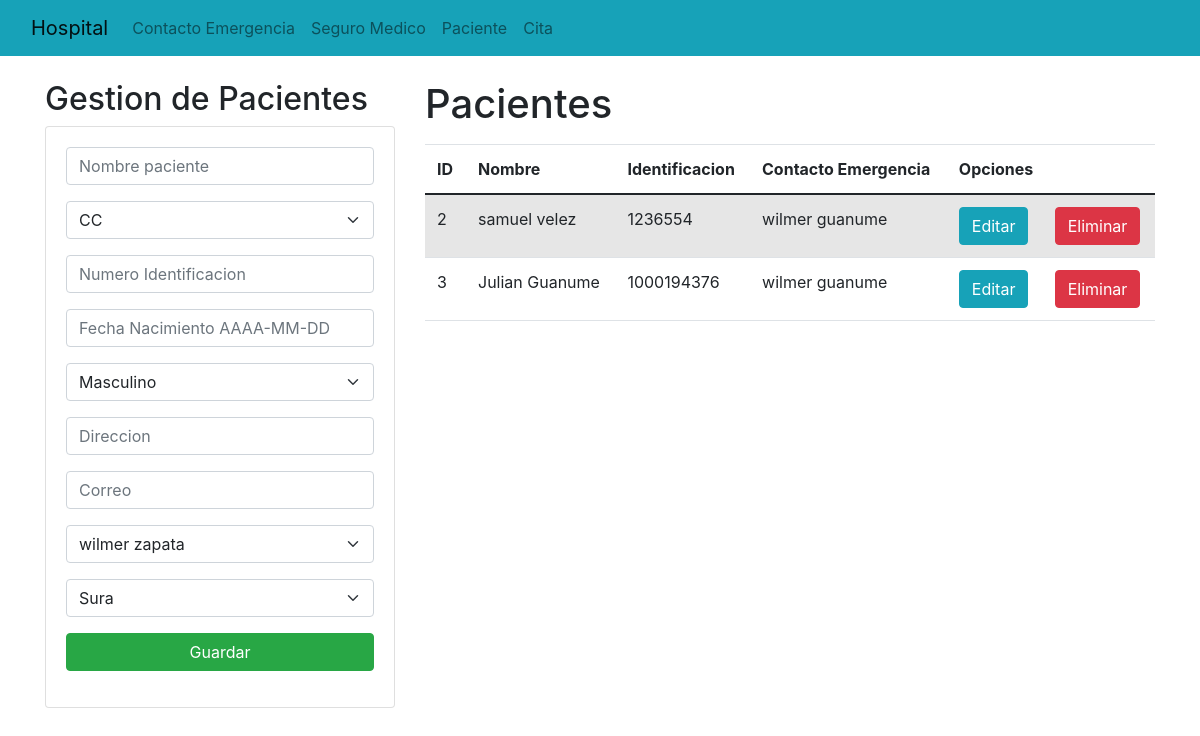
The app's page /pacientes/ with its own data.
### Menus/models.py (models this page shows, shortened)
class paciente (models.Model):
    idPaciente = models.AutoField(primary_key=True)
    tipoIdentificacion = models.CharField(max_length=50, blank=False, choices=tipo_identificacion)
    nombrePaciente = models.CharField(max_length=100, default='ValorPredeterminado')
    numeroIdentificacion = models.CharField(max_length=50, blank=False)
    fecha_nacimiento = models.DateField(blank=False)
    generoPaciente = models.CharField(max_length=50, blank=False, choices=genero)
    direccionPaciente = models.CharField(max_length=100, blank=False)
    correoPaciente = models.EmailField(max_length=70, blank=False)
    id_contactoEmergencia = models.CharField(max_length=50, blank=False)
    id_seguroMedico = models.CharField(max_length=50, blank=False)

### Menus/views.py (the view)
# urls.py: path('pacientes/', views.pacientes, name='pacientes'),
def pacientes(request):
    pacientes = paciente.objects.all()
    contactos = contacto_emergencia.objects.all()
    seguros = seguro_medico.objects.all()
    return render(request, "pacientes.html", {"pacientes" : pacientes, "contactos" : contactos,"seguros":seguros })

### Menus/Templates/pacientes.html (shortened to what this page needs)
<!DOCTYPE html>
<html lang="en">
<head>
  <link href="https://cdn.jsdelivr.net/npm/bootstrap@5.0.2/dist/css/bootstrap.min.css" rel="stylesheet">
  <link rel="stylesheet" href="https://cdn.jsdelivr.net/npm/bootstrap@4.5.3/dist/css/bootstrap.min.css">
    <link rel="stylesheet" href="https://cdnjs.cloudflare.com/ajax/libs/bootstrap-datepicker/1.9.0/css/bootstrap-datepicker.min.css">
    <link rel="stylesheet" href="https://cdnjs.cloudflare.com/ajax/libs/font-awesome/4.7.0/css/font-awesome.min.css">
</head>
<body>
  <nav class="navbar navbar-expand-lg navbar-light bg-info">
    <div class="container-fluid">
      <a class="navbar-brand" href="#">Hospital</a>
      <div class="collapse navbar-collapse" id="navbarNav">
        <ul class="navbar-nav">
          <li class="nav-item">
            <a class="nav-link" href="{% url 'contactoEmergencia' %}">Contacto Emergencia</a>
          </li>
          <li class="nav-item">
            <a class="nav-link" href="{% url 'seguros' %}">Seguro Medico</a>
          </li>
          <li class="nav-item">
            <a class="nav-link" href="{% url 'pacientes' %}">Paciente</a>
          </li>
          <li class="nav-item">
            <a class="nav-link" href="{% url 'citas' %}">Cita</a>
          </li>
        </ul>
      </div>
    </div>
  </nav>
  <div class="container py-4">
    <div class="row">
        <div class="col-sm-12 col-md-6 col-lg-4 col-xl-4">
            <h2>Gestion de Pacientes</h2>
            <div class="card">
                <div class="card-body">
                    <form action="registrarPaciente/" method="POST">{% csrf_token %}
                        <div class="form-group">
                            <input type="text" id="txtNombrePaciente" name="txtNombrePaciente" class="form-control" placeholder="Nombre paciente" required>
                        </div>
                        <div class="form-group">
                          <select class="form-select" aria-label="Default select example" id="txtTipoIdentificacion"  name="txtTipoIdentificacion" >
                            <option value="CC">CC</option>
                          </select>
                        </div>
                        <div class="form-group">
                            <input type="text" id="txtIdentificacion" name="txtIdentificacion" class="form-control" placeholder="Numero Identificacion" required>
                        </div>
                        <div class="form-group">
                        <input type="text" id="txtNacimiento" name="txtNacimiento" class="form-control" placeholder="Fecha Nacimiento AAAA-MM-DD" required>
                        </div>
                        <div class="form-group">
                            <select class="form-select" aria-label="Default select example" id="txtGenero"  name="txtGenero" >
                              <option value="Masculino">Masculino</option>
                            </select>
                        </div>
                        <div class="form-group">
                            <input type="text" id="txtDireccion" name="txtDireccion" class="form-control" placeholder="Direccion" required>
                        </div>
                        <div class="form-group">
                            <input type="text" id="txtCorreo" name="txtCorreo" class="form-control" placeholder="Correo" required>
                        </div>
                        <div class="form-group">
                            <select class="form-select" aria-label="Default select example" id="txtIdContactoEmergencia"  name="txtIdContactoEmergencia" >
                              {% for c in contactos %}
                              <option value="{{c.NombreContactoEmergencia}}">{{c.NombreContactoEmergencia}}</option>
                              {% endfor %}
                            </select>
                        </div>
                        <div class="form-group">
                            <select class="form-select" aria-label="Default select example" id="txtIdSeguro"  name="txtIdSeguro" >
                              {% for s in seguros %}
                              <option value="{{s.nombreCompañia}}">{{s.nombreCompañia}}</option>
                              {% endfor %}
                            </select>
                        </div>
                        <div class="form-group">
                            <button type="submit" class="btn btn-success btn-block text-white">Guardar</button>
                        </div>
                    </form>
                </div>
            </div>
        </div>
        <div class="col-sm-12 col-md-6 col-lg-8 col-xl-8">
            <h1>Pacientes</h1>
            <div class="table-responsive py-2">
                <table class="table table-striped">
                    <thead>
                        <tr>
                            <th>ID</th>
                            <th>Nombre</th>
                            <th>Identificacion</th>
                            <th>Contacto Emergencia</th>
                            <th colspan="2">Opciones</th>
                        </tr>
                    </thead>
                    <tbody>
                        {% for p in pacientes %}
                        <tr>
                            <td>{{p.idPaciente}} </td>
                            <td>{{p.nombrePaciente}} </td>
                            <td>{{p.numeroIdentificacion}} </td>
                            <td>{{p.id_contactoEmergencia}} </td>
                            <td><a href="edicionPaciente/{{p.idPaciente}}" class="btn btn-info">Editar</a></td>
                            <td><a href="eliminarPaciente/{{p.idPaciente}}" class="btn btn-danger">Eliminar</a></td>
                        </tr>
                        {% endfor %}
                    </tbody>
                </table>
            </div>
        </div>
    </div>
  </div>
</body>
</html>

### records on screen
paciente: idPaciente "2", nombrePaciente "samuel velez", numeroIdentificacion "1236554", id_contactoEmergencia "wilmer guanume"
paciente: idPaciente "3", nombrePaciente "Julian Guanume", numeroIdentificacion "1000194376", id_contactoEmergencia "wilmer guanume"

### other values on screen
form field txtIdContactoEmergencia "wilmer zapata"
form field txtIdSeguro "Sura"
